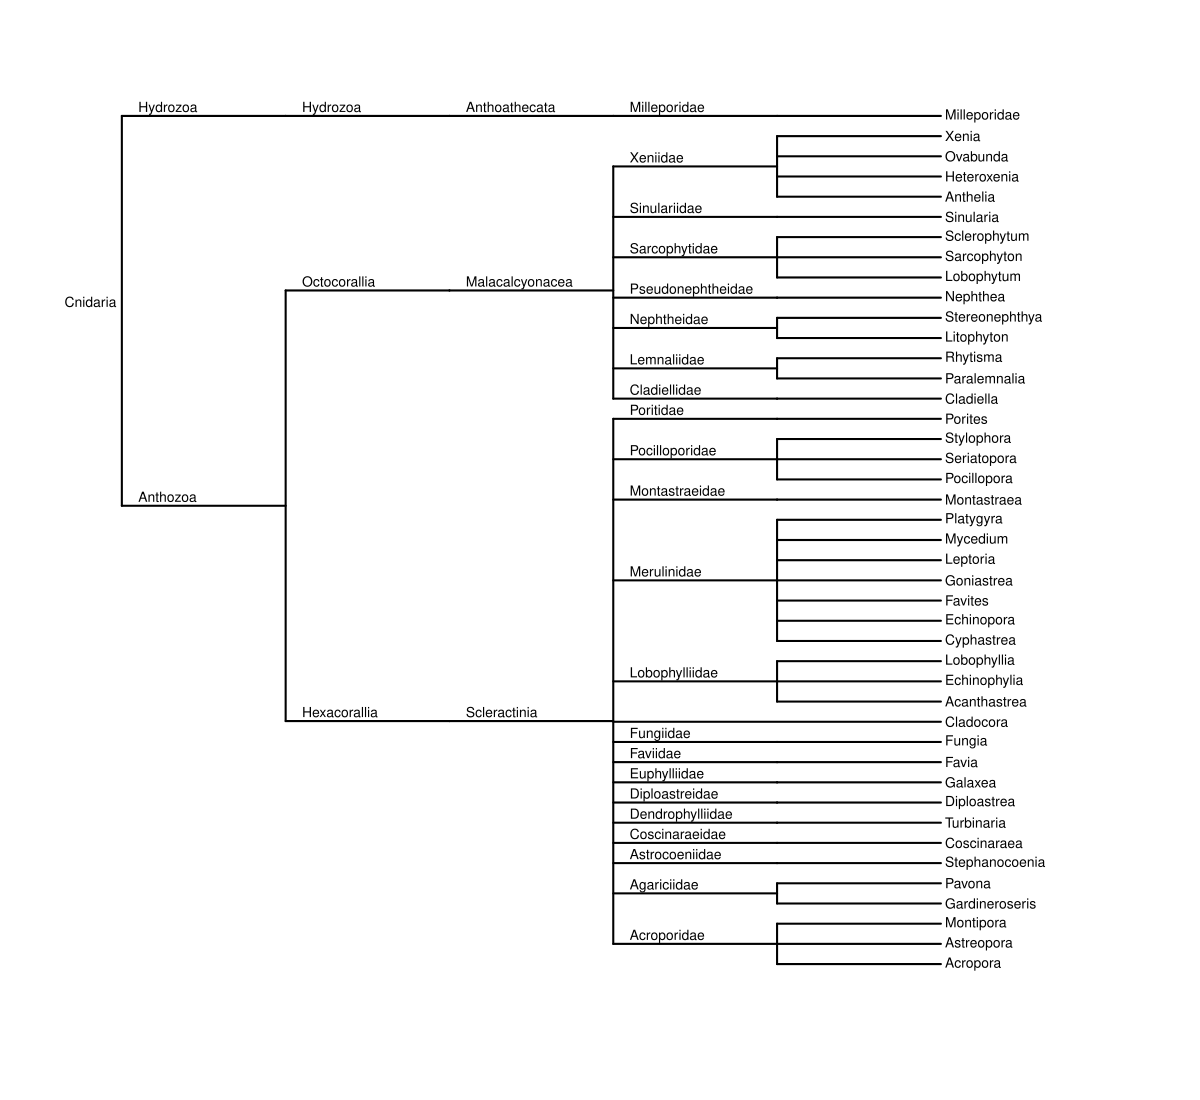

Generate this figure with R:
# install.packages(c("ape", "data.tree"))

library(ape)
library(data.tree)
library(dplyr)

# Read taxonomy list CSV
taxonomy_list <- read.csv("taxonomy_list.csv")

# Combine all taxonomic levels into a path string
taxonomy_list <- taxonomy_list %>%
  mutate(pathString = paste("Cnidaria", Subphylum, Class, Order, Family, Genus, sep = "/"))

# Build data.tree structure
tree_dt <- as.Node(taxonomy_list, pathName = "pathString")

# Convert to phylo object
phy <- as.phylo.Node(tree_dt)

# Save tree to PDF
pdf("phylogenetic_tree.pdf", width = 12, height = 11)

# Plot base tree without node labels
plot(
  phy,
  edge.width = 2,
  cex = 0.8,
  tip.color = "black",
  font = 1,
  show.node.label = FALSE,
  label.offset = 0.5
)

# Extract node coordinates from plot
last_plot <- get("last_plot.phylo", envir = .PlotPhyloEnv)
node_x <- last_plot$xx[(Ntip(phy) + 1):(Ntip(phy) + Nnode(phy))]
node_y <- last_plot$yy[(Ntip(phy) + 1):(Ntip(phy) + Nnode(phy))]

if(!is.null(phy$node.label)) {
  # Number of internal nodes
  n_nodes <- Nnode(phy)
  
  # Root node is usually the first internal node
  root_index <- 1
  
  # Prepare x positions: shift root less far, others more
  x_positions <- node_x - 18         # shift all internal nodes by 18 units left
  x_positions[root_index] <- node_x[root_index] - 7  # shift root label only 6 units left
  
  # Add internal node labels with custom shifts
  text(
    x = x_positions,
    y = node_y,
    labels = phy$node.label,
    cex = 0.8,
    adj = c(0, -0.4),        # left-align horizontally, slightly below vertical center
    xpd = TRUE
  )
}

dev.off()
